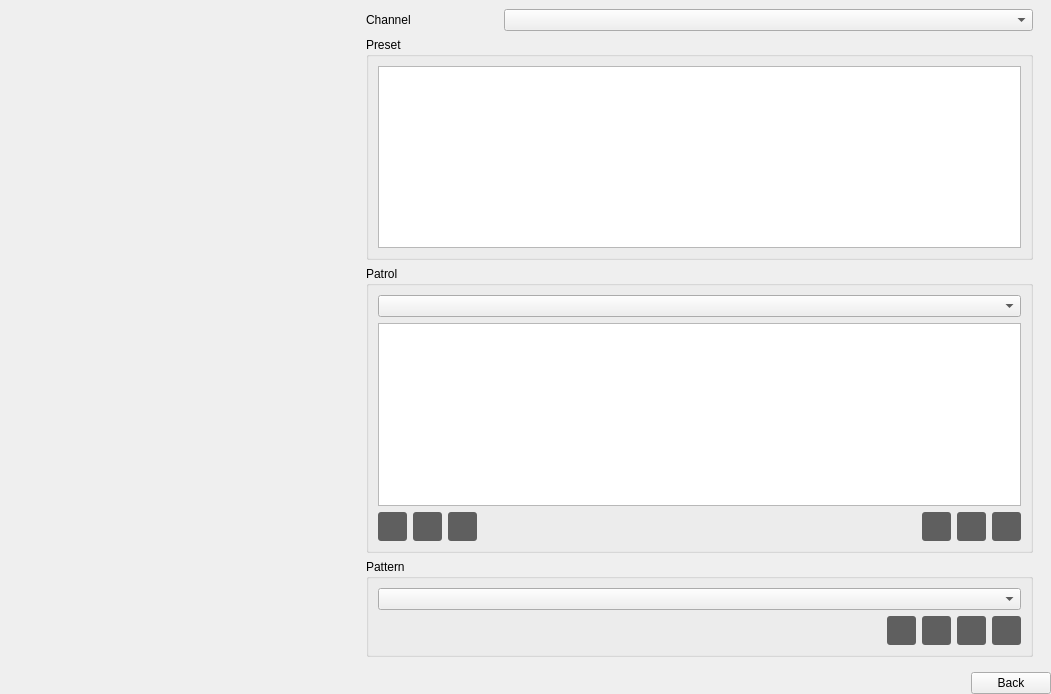
<?xml version="1.0" encoding="UTF-8"?>
<ui version="4.0">
 <class>PtzConfigurationPage</class>
 <widget class="QWidget" name="PtzConfigurationPage">
  <property name="geometry">
   <rect>
    <x>0</x>
    <y>0</y>
    <width>1051</width>
    <height>694</height>
   </rect>
  </property>
  <property name="windowTitle">
   <string>Form</string>
  </property>
  <layout class="QVBoxLayout" name="verticalLayout">
   <property name="leftMargin">
    <number>0</number>
   </property>
   <property name="topMargin">
    <number>0</number>
   </property>
   <property name="rightMargin">
    <number>0</number>
   </property>
   <property name="bottomMargin">
    <number>0</number>
   </property>
   <item>
    <widget class="QWidget" name="widget_content" native="true">
     <property name="sizePolicy">
      <sizepolicy hsizetype="Preferred" vsizetype="Preferred">
       <horstretch>1</horstretch>
       <verstretch>0</verstretch>
      </sizepolicy>
     </property>
     <layout class="QGridLayout" name="gridLayout">
      <item row="0" column="0">
       <widget class="CommonVideo" name="widget_video" native="true">
        <property name="sizePolicy">
         <sizepolicy hsizetype="Preferred" vsizetype="Preferred">
          <horstretch>1</horstretch>
          <verstretch>0</verstretch>
         </sizepolicy>
        </property>
        <property name="minimumSize">
         <size>
          <width>200</width>
          <height>100</height>
         </size>
        </property>
       </widget>
      </item>
      <item row="0" column="1" rowspan="2">
       <widget class="QWidget" name="widget_right" native="true">
        <property name="sizePolicy">
         <sizepolicy hsizetype="Preferred" vsizetype="Preferred">
          <horstretch>2</horstretch>
          <verstretch>0</verstretch>
         </sizepolicy>
        </property>
        <property name="styleSheet">
         <string notr="true">QToolButton
{
    outline: 0px;
    border: 0px;
    border-radius: 3px;
    padding: 5px;
    color: #FFFFFF;
    background-color: #5F5F5F;
}
QToolButton:disabled
{
    background-color: rgb(190, 190, 190);
    color: rgb(150, 150, 150);
}
QToolButton:hover
{
    background-color: #2B9CC6;
}
QToolButton:pressed
{
    background-color: #5F5F5F;
}</string>
        </property>
        <layout class="QVBoxLayout" name="verticalLayout_2">
         <property name="topMargin">
          <number>0</number>
         </property>
         <property name="bottomMargin">
          <number>0</number>
         </property>
         <item>
          <layout class="QHBoxLayout" name="horizontalLayout">
           <item>
            <widget class="QLabel" name="label_channel">
             <property name="sizePolicy">
              <sizepolicy hsizetype="Preferred" vsizetype="Preferred">
               <horstretch>1</horstretch>
               <verstretch>0</verstretch>
              </sizepolicy>
             </property>
             <property name="text">
              <string>Channel</string>
             </property>
            </widget>
           </item>
           <item>
            <widget class="ComboBox" name="comboBox_channel">
             <property name="sizePolicy">
              <sizepolicy hsizetype="Preferred" vsizetype="Fixed">
               <horstretch>4</horstretch>
               <verstretch>0</verstretch>
              </sizepolicy>
             </property>
            </widget>
           </item>
          </layout>
         </item>
         <item>
          <widget class="QGroupBox" name="groupBox_preset">
           <property name="title">
            <string>Preset</string>
           </property>
           <property name="flat">
            <bool>true</bool>
           </property>
           <layout class="QVBoxLayout" name="verticalLayout_7">
            <item>
             <widget class="TableView" name="tableView_preset"/>
            </item>
           </layout>
          </widget>
         </item>
         <item>
          <widget class="QGroupBox" name="groupBox_patrol">
           <property name="title">
            <string>Patrol</string>
           </property>
           <property name="flat">
            <bool>true</bool>
           </property>
           <layout class="QVBoxLayout" name="verticalLayout_8">
            <item>
             <widget class="ComboBox" name="comboBox_patrol"/>
            </item>
            <item>
             <widget class="TableView" name="tableView_patrol"/>
            </item>
            <item>
             <layout class="QHBoxLayout" name="horizontalLayout_9">
              <item>
               <widget class="MyToolButton" name="toolButton_patrol_add">
                <property name="styleSheet">
                 <string notr="true">QToolButton
{
image: url(:/ptz/ptz/patrolAdd.png);
}
</string>
                </property>
                <property name="text">
                 <string/>
                </property>
               </widget>
              </item>
              <item>
               <widget class="MyToolButton" name="toolButton_patrol_up">
                <property name="styleSheet">
                 <string notr="true">QToolButton
{
image: url(:/ptz/ptz/patrolUp.png);
}
</string>
                </property>
                <property name="text">
                 <string/>
                </property>
               </widget>
              </item>
              <item>
               <widget class="MyToolButton" name="toolButton_patrol_down">
                <property name="styleSheet">
                 <string notr="true">QToolButton
{
image: url(:/ptz/ptz/patrolDown.png);
}</string>
                </property>
                <property name="text">
                 <string/>
                </property>
               </widget>
              </item>
              <item>
               <spacer name="horizontalSpacer_2">
                <property name="orientation">
                 <enum>Qt::Horizontal</enum>
                </property>
                <property name="sizeHint" stdset="0">
                 <size>
                  <width>40</width>
                  <height>20</height>
                 </size>
                </property>
               </spacer>
              </item>
              <item>
               <widget class="MyToolButton" name="toolButton_patrol_play">
                <property name="styleSheet">
                 <string notr="true">QToolButton
{
image: url(:/ptz/ptz/play_hover.png);
}
</string>
                </property>
                <property name="text">
                 <string/>
                </property>
               </widget>
              </item>
              <item>
               <widget class="MyToolButton" name="toolButton_patrol_stop">
                <property name="styleSheet">
                 <string notr="true">QToolButton
{
image: url(:/ptz/ptz/patrolStop_hover.png);
}
</string>
                </property>
                <property name="text">
                 <string/>
                </property>
               </widget>
              </item>
              <item>
               <widget class="MyToolButton" name="toolButton_patrol_delete">
                <property name="styleSheet">
                 <string notr="true">QToolButton
{
image: url(:/ptz/ptz/delete_hover.png);
}
</string>
                </property>
                <property name="text">
                 <string/>
                </property>
               </widget>
              </item>
             </layout>
            </item>
           </layout>
          </widget>
         </item>
         <item>
          <widget class="QGroupBox" name="groupBox_pattern">
           <property name="title">
            <string>Pattern</string>
           </property>
           <property name="flat">
            <bool>true</bool>
           </property>
           <layout class="QVBoxLayout" name="verticalLayout_9">
            <item>
             <widget class="ComboBox" name="comboBox_pattern"/>
            </item>
            <item>
             <layout class="QHBoxLayout" name="horizontalLayout_8">
              <item>
               <spacer name="horizontalSpacer">
                <property name="orientation">
                 <enum>Qt::Horizontal</enum>
                </property>
                <property name="sizeHint" stdset="0">
                 <size>
                  <width>40</width>
                  <height>20</height>
                 </size>
                </property>
               </spacer>
              </item>
              <item>
               <widget class="MyToolButton" name="toolButton_pattern_record">
                <property name="styleSheet">
                 <string notr="true">QToolButton
{
image: url(:/ptz/ptz/patternRecord.png);
}
QToolButton:checked
{
image: url(:/ptz/ptz/patternRecord_hover.png);
}</string>
                </property>
                <property name="text">
                 <string/>
                </property>
                <property name="checkable">
                 <bool>true</bool>
                </property>
               </widget>
              </item>
              <item>
               <widget class="MyToolButton" name="toolButton_pattern_play">
                <property name="styleSheet">
                 <string notr="true">QToolButton
{
image: url(:/ptz/ptz/play_hover.png);
}
</string>
                </property>
                <property name="text">
                 <string/>
                </property>
               </widget>
              </item>
              <item>
               <widget class="MyToolButton" name="toolButton_pattern_stop">
                <property name="styleSheet">
                 <string notr="true">QToolButton
{
image: url(:/ptz/ptz/patrolStop_hover.png);
}
</string>
                </property>
                <property name="text">
                 <string/>
                </property>
               </widget>
              </item>
              <item>
               <widget class="MyToolButton" name="toolButton_pattern_delete">
                <property name="styleSheet">
                 <string notr="true">QToolButton
{
image: url(:/ptz/ptz/delete_hover.png);
}
</string>
                </property>
                <property name="text">
                 <string/>
                </property>
               </widget>
              </item>
             </layout>
            </item>
           </layout>
          </widget>
         </item>
        </layout>
       </widget>
      </item>
      <item row="1" column="0">
       <widget class="PtzControlPanel" name="ptzControlPanel" native="true">
        <property name="sizePolicy">
         <sizepolicy hsizetype="Preferred" vsizetype="Expanding">
          <horstretch>0</horstretch>
          <verstretch>0</verstretch>
         </sizepolicy>
        </property>
        <layout class="QVBoxLayout" name="verticalLayout_6"/>
       </widget>
      </item>
     </layout>
    </widget>
   </item>
   <item>
    <layout class="QHBoxLayout" name="horizontalLayout_5">
     <item>
      <widget class="WidgetMessage" name="widgetMessage" native="true"/>
     </item>
     <item>
      <spacer name="horizontalSpacer_3">
       <property name="orientation">
        <enum>Qt::Horizontal</enum>
       </property>
       <property name="sizeHint" stdset="0">
        <size>
         <width>40</width>
         <height>20</height>
        </size>
       </property>
      </spacer>
     </item>
     <item>
      <widget class="MyPushButton" name="pushButton_back">
       <property name="text">
        <string>Back</string>
       </property>
      </widget>
     </item>
    </layout>
   </item>
  </layout>
 </widget>
 <customwidgets>
  <customwidget>
   <class>MyPushButton</class>
   <extends>QPushButton</extends>
   <header>mypushbutton.h</header>
  </customwidget>
  <customwidget>
   <class>TableView</class>
   <extends>QTableView</extends>
   <header>tableview.h</header>
  </customwidget>
  <customwidget>
   <class>ComboBox</class>
   <extends>QComboBox</extends>
   <header>combobox.h</header>
  </customwidget>
  <customwidget>
   <class>CommonVideo</class>
   <extends>QWidget</extends>
   <header>commonvideo.h</header>
   <container>1</container>
  </customwidget>
  <customwidget>
   <class>WidgetMessage</class>
   <extends>QWidget</extends>
   <header>widgetmessage.h</header>
   <container>1</container>
  </customwidget>
  <customwidget>
   <class>PtzControlPanel</class>
   <extends>QWidget</extends>
   <header>ptzcontrolpanel.h</header>
   <container>1</container>
  </customwidget>
  <customwidget>
   <class>MyToolButton</class>
   <extends>QToolButton</extends>
   <header>mytoolbutton.h</header>
  </customwidget>
 </customwidgets>
 <resources/>
 <connections/>
</ui>
